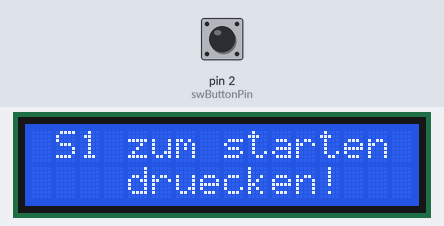
Simulated run of this sketch. Board: Arduino Uno, built with avr-gcc and run on an emulated ATmega328P. Shown: 16×2 character LCD. The test bench sets the inputs (shaded band); at power-on: pin 2 (swButtonPin) HIGH. The audio player accepts every command and is not drawn; what the sketch prints to the serial monitor is not drawn.

Above: at 0.8 s.
0.9 s: pin 2 (swButtonPin) pulled LOW for 3.2 s
At 2.9 s:
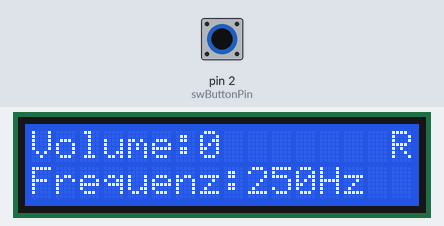
6.4 s: pin 2 (swButtonPin) pulled LOW for 0.15 s
At 7.6 s:
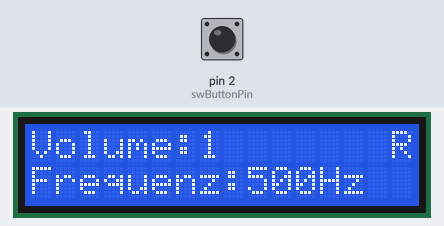
8.5 s: pin 2 (swButtonPin) pulled LOW for 1 s
At 9.3 s:
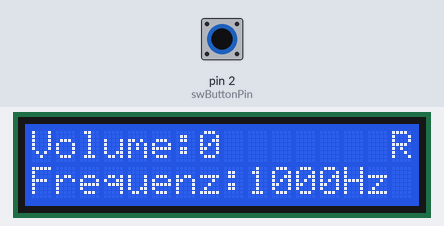
11.0 s: pin 2 (swButtonPin) pulled LOW for 0.15 s
At 12.2 s:
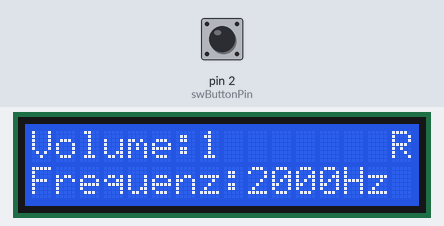
Timing chart, 0 to 14.0 s (numbered marks = the images above; inputs shaded):
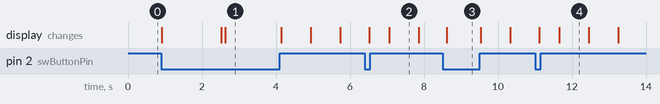

The sketch:

hearing_test.ino
```cpp
#include <Arduino.h> //AIPIC_Opta 1.2.0, ArduinoRS485 1.1.0, Arduino_DebugUtils 1.4.0, Arduino_Opta_Blueprint 0.2.5, Firmata 2.5.9
#include <SoftwareSerial.h> //EspSoftwareSerial 8.1.0, Arduino_SerialUpdater 0.0.1
#include <DFRobotDFPlayerMini.h> //DFRobotDFPlayerMini 1.0.6
#include <LiquidCrystal_I2C.h> //LiquidCrystal I2C 1.1.2

SoftwareSerial mySoftwareSerial(10, 11); // RX, TX - Software Serial zur Kommunikation mit dem DFPlayer Mini
DFRobotDFPlayerMini myDFPlayer; // DFPlayer Mini-Bibliothek zur Audiosteuerung

LiquidCrystal_I2C lcd(0x27, 16, 2); // I2C-LCD-Bildschirm zur Anzeige (16x2)

const int swButtonPin = 2; // Pin für den S1-Button
int currentVolume = 0; // Aktuelle Lautstärke (0 bis 30)
int currentFrequencyIndex = 1; // Aktuelle Frequenzindex (1 = 125 Hz, usw.)
bool isLeftEar = false; // Variable zur Unterscheidung zwischen rechtem und linkem Ohr

// Frequenzen
const unsigned int frequencies[] = {125, 250, 500, 1000, 2000, 3000, 4000, 6000, 8000, 10000, 12000};
bool completed = false; // Durchgang abgeschlossen
unsigned long lastVolumeIncreaseTime = 0; // Zeitstempel für die Lautstärkeanpassung

void setup() {
  mySoftwareSerial.begin(9600); // Software Serial-Kommunikation
  Serial.begin(9600); // Serielle Kommunikation

  lcd.init(); // LCD initialisieren
  lcd.backlight(); // LCD-Hintergrundbeleuchtung einschalten

  // Anfangsnachricht auf dem LCD
  lcd.setCursor(1, 0);
  lcd.print("S1 zum starten");
  lcd.setCursor(4, 1);
  lcd.print("druecken!");

  pinMode(swButtonPin, INPUT_PULLUP); // S1 als Eingang mit Pull-Up-Widerstand

  // Warten auf das Drücken von S1 zum Starten
  while (digitalRead(swButtonPin) == HIGH) {
    // Warten, bis der Knopf gedrückt wird
  }

  // "Rechtes Ohr" anzeigen, bevor der rechte Ohrtest startet
  showEarIndicator("Rechtes Ohr");
  delay(1000); // Anzeige für eine Sekunde

  // Start des Lautstärkentests
  if (!myDFPlayer.begin(mySoftwareSerial)) {
    Serial.println(F("Unable to begin:"));
    Serial.println(F("1. Check connection!"));
    Serial.println(F("2. Insert SD card!"));
    while (true); // Endlosschleife bei Fehler
  }

  myDFPlayer.volume(currentVolume); // Initiale Lautstärke setzen
  myDFPlayer.play(currentFrequencyIndex); // Erster Frequenz-Track
  updateDisplay(); // LCD-Anzeige aktualisieren
}

void loop() {
  unsigned long currentTime = millis();

  // Automatische Lautstärkeerhöhung alle 800 ms
  if (currentTime - lastVolumeIncreaseTime >= 800 && currentVolume < 30) {
    lastVolumeIncreaseTime = currentTime; // Zeitstempel aktualisieren
    currentVolume++; // Lautstärke erhöhen
    myDFPlayer.volume(currentVolume); // Lautstärke einstellen
    updateDisplay(); // Anzeige aktualisieren
  }

  // S1-Button-Abfrage für Frequenzwechsel oder Speichern
  if (digitalRead(swButtonPin) == LOW) {
    delay(50); // Entprellungszeit
    if (digitalRead(swButtonPin) == LOW) { // Prüfen, ob S1 noch gedrückt ist
      if (currentVolume >= 0 && currentFrequencyIndex > 0) {
        sendToSerial(currentFrequencyIndex, currentVolume); // Werte über serielle Verbindung senden
      }
      nextFrequency(); // Nächste Frequenz aufrufen
      while (digitalRead(swButtonPin) == LOW); // Warten, bis der Button losgelassen wird
    }
  }
}

void updateDisplay() {
  lcd.clear(); // LCD löschen
  lcd.setCursor(0, 0);
  lcd.print("Volume:");
  lcd.print(currentVolume); // Aktuelle Lautstärke anzeigen

  lcd.setCursor(0, 1);
  lcd.print("Frequenz:");
  lcd.print(frequencies[currentFrequencyIndex - 1]); // Aktuelle Frequenz anzeigen
  lcd.print("Hz");
  lcd.setCursor(15, 0);
  lcd.print(isLeftEar ? 'L' : 'R'); // 'L' für links, 'R' für rechts
}

void nextFrequency() {
  // Lautstärke zurücksetzen und ggf. zwischen rechtem und linkem Ohr wechseln
  currentVolume = 0; // Lautstärke zurücksetzen
  myDFPlayer.volume(currentVolume); // Lautstärke setzen

  // Falls alle Frequenzen für das rechte Ohr durchlaufen sind, zum linken Ohr wechseln
  if (currentFrequencyIndex >= sizeof(frequencies) / sizeof(frequencies[0])) {
    if (!isLeftEar) {
      showEarIndicator("Linkes Ohr"); // Linkes Ohr anzeigen
      delay(1000); // Anzeige für eine Sekunde
      isLeftEar = true; // Wechselt zum linken Ohr
      currentFrequencyIndex = 1; // Frequenzindex auf Anfang setzen
    } else {
      // Wenn alle Frequenzen für beide Ohren durchlaufen sind
      if (!completed) {
        completed = true;
        lcd.clear(); // LCD löschen
        lcd.setCursor(4, 0);
        lcd.print("Ende");
        lcd.setCursor(2, 1);
        lcd.print("Durchgang");
        while (true) {} // Endlosschleife zur Beendigung
      }
    }
  } else {
    currentFrequencyIndex++; // Zum nächsten Frequenzindex wechseln
  }

  myDFPlayer.play(currentFrequencyIndex); // Neue Frequenz abspielen
  updateDisplay(); // LCD aktualisieren
  delay(500); // Entprellungszeit
}

void showEarIndicator(const char* earText) {
  lcd.clear();
  lcd.setCursor(4, 0);
  lcd.print(earText); // Zeige "Rechtes Ohr" oder "Linkes Ohr"
}

void sendToSerial(int frequencyIndex, int volume) {
  // Werte über serielle Verbindung im CSV-Format ausgeben
  Serial.print(frequencies[frequencyIndex - 1]);
  Serial.print(",");
  Serial.print(volume);
  Serial.print(",");
  Serial.println(isLeftEar ? "L" : "R"); // L oder R für das Ohr
}
```

Measured:
- after the input at 0.9 s, the display: first changes at once (image 1 shows a later state)
- what the display in image 2 shows lasts 0.8 s, from 7.1 s to 7.9 s
